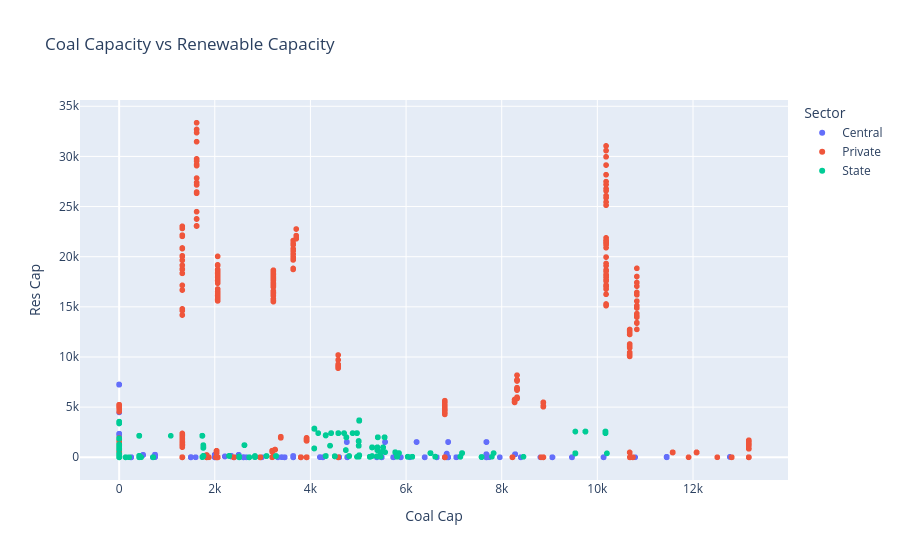

Notebook source saved alongside this figure:
### Markdown cell above
The scatter plot shows the coal vs renewable source of energy capacity through sector wise.

### Code cell
fig = px.scatter(
    cp,
    x='Coal Cap',
    y='Res Cap',
    color='Sector',
    hover_name='State Name',
    title='Coal Capacity vs Renewable Capacity'
)

fig.show()

### Figure 1 — Plotly figure (JSON) as saved in the notebook; plotly's stock layout.template omitted (floating-point values rounded to 4 significant figures; data arrays with more than 128 entries replaced by an {"elided": "..."} marker saying what was removed)
{"data": [{"hovertemplate": "<b>%{hovertext}</b><br><br>Sector=Central<br>Coal Cap=%{x}<br>Res Cap=%{y}<extra></extra>", "hovertext": {"elided": "3024 str values"}, "legendgroup": "Central", "marker": {"color": "#636efa", "symbol": "circle"}, "mode": "markers", "name": "Central", "showlegend": true, "type": "scattergl", "x": {"elided": "3024 float values"}, "xaxis": "x", "y": {"elided": "3024 float values"}, "yaxis": "y"}, {"hovertemplate": "<b>%{hovertext}</b><br><br>Sector=Private<br>Coal Cap=%{x}<br>Res Cap=%{y}<extra></extra>", "hovertext": {"elided": "3156 str values"}, "legendgroup": "Private", "marker": {"color": "#EF553B", "symbol": "circle"}, "mode": "markers", "name": "Private", "showlegend": true, "type": "scattergl", "x": {"elided": "3156 float values"}, "xaxis": "x", "y": {"elided": "3156 float values"}, "yaxis": "y"}, {"hovertemplate": "<b>%{hovertext}</b><br><br>Sector=State<br>Coal Cap=%{x}<br>Res Cap=%{y}<extra></extra>", "hovertext": {"elided": "3156 str values"}, "legendgroup": "State", "marker": {"color": "#00cc96", "symbol": "circle"}, "mode": "markers", "name": "State", "showlegend": true, "type": "scattergl", "x": {"elided": "3156 float values"}, "xaxis": "x", "y": {"elided": "3156 float values"}, "yaxis": "y"}], "layout": {"legend": {"title": {"text": "Sector"}, "tracegroupgap": 0}, "title": {"text": "Coal Capacity vs Renewable Capacity"}, "xaxis": {"anchor": "y", "domain": [0, 1], "title": {"text": "Coal Cap"}}, "yaxis": {"anchor": "x", "domain": [0, 1], "title": {"text": "Res Cap"}}}}
